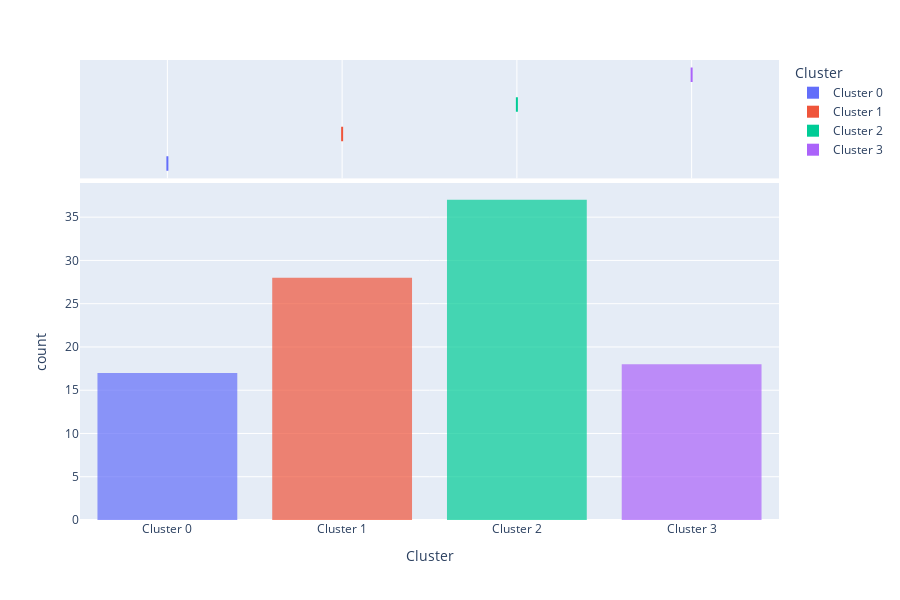

The notebook cell this image was saved under:
### Code cell
plot_model(best_model, plot = 'distribution') #to see size of clusters

### Figure 1 — Plotly figure (JSON) as saved in the notebook; plotly's stock layout.template omitted (floating-point values rounded to 4 significant figures; data arrays with more than 128 entries replaced by an {"elided": "..."} marker saying what was removed)
{"data": [{"alignmentgroup": "True", "bingroup": "x", "hovertemplate": "Cluster=%{x}<br>count=%{y}<extra></extra>", "legendgroup": "Cluster 0", "marker": {"color": "#636efa", "opacity": 0.7, "pattern": {"shape": ""}}, "name": "Cluster 0", "offsetgroup": "Cluster 0", "orientation": "v", "showlegend": true, "type": "histogram", "x": ["Cluster 0", "Cluster 0", "Cluster 0", "Cluster 0", "Cluster 0", "Cluster 0", "Cluster 0", "Cluster 0", "Cluster 0", "Cluster 0", "Cluster 0", "Cluster 0", "Cluster 0", "Cluster 0", "Cluster 0", "Cluster 0", "Cluster 0"], "xaxis": "x", "yaxis": "y"}, {"alignmentgroup": "True", "customdata": {"elided": "17x41 mixed values"}, "hovertemplate": "Cluster=%{x}<br>pendapatan=%{customdata[0]}<br>umur=%{customdata[1]}<br>pendapatan.1=%{customdata[2]}<br>saldo_tab=%{customdata[3]}<br>saldo_giro=%{customdata[4]}<br>saldo_deposito=%{customdata[5]}<br>kol_1=%{customdata[6]}<br>kol_2=%{customdata[7]}<br>kol_3=%{customdata[8]}<br>kol_4=%{customdata[9]}<br>kol_5=%{customdata[10]}<br>atm_trx=%{customdata[11]}<br>atm_nom=%{customdata[12]}<br>mobile_trx=%{customdata[13]}<br>mobile_nom=%{customdata[14]}<br>internet_trx=%{customdata[15]}<br>internet_nom=%{customdata[16]}<br>edc_trx=%{customdata[17]}<br>edc_nom=%{customdata[18]}<br>rtgs_trx=%{customdata[19]}<br>rtgs_nom=%{customdata[20]}<br>sknbi_trx=%{customdata[21]}<br>sknbi_nom=%{customdata[22]}<br>bifast_trx=%{customdata[23]}<br>bifast_nom=%{customdata[24]}<br>qris_trx=%{customdata[25]}<br>qris_nom=%{customdata[26]}<br>senti_neg=%{customdata[27]}<br>senti_positif=%{customdata[28]}<br>senti_netral=%{customdata[29]}<br>jml_like_1=%{customdata[30]}<br>jml_like_2=%{customdata[31]}<br>jml_like_3=%{customdata[32]}<br>jml_like_4=%{customdata[33]}<br>jml_like_5=%{customdata[34]}<br>jml_like_6=%{customdata[35]}<br>jml_like_7=%{customdata[36]}<br>jml_like_8=%{customdata[37]}<br>jml_like_9=%{customdata[38]}<br>jml_like_10=%{customdata[39]}<br>pekerjaan=%{customdata[40]}<extra></extra>", "legendgroup": "Cluster 0", "marker": {"color": "#636efa"}, "name": "Cluster 0", "notched": true, "offsetgroup": "Cluster 0", "showlegend": false, "type": "box", "x": ["Cluster 0", "Cluster 0", "Cluster 0", "Cluster 0", "Cluster 0", "Cluster 0", "Cluster 0", "Cluster 0", "Cluster 0", "Cluster 0", "Cluster 0", "Cluster 0", "Cluster 0", "Cluster 0", "Cluster 0", "Cluster 0", "Cluster 0"], "xaxis": "x2", "yaxis": "y2"}, {"alignmentgroup": "True", "bingroup": "x", "hovertemplate": "Cluster=%{x}<br>count=%{y}<extra></extra>", "legendgroup": "Cluster 1", "marker": {"color": "#EF553B", "opacity": 0.7, "pattern": {"shape": ""}}, "name": "Cluster 1", "offsetgroup": "Cluster 1", "orientation": "v", "showlegend": true, "type": "histogram", "x": ["Cluster 1", "Cluster 1", "Cluster 1", "Cluster 1", "Cluster 1", "Cluster 1", "Cluster 1", "Cluster 1", "Cluster 1", "Cluster 1", "Cluster 1", "Cluster 1", "Cluster 1", "Cluster 1", "Cluster 1", "Cluster 1", "Cluster 1", "Cluster 1", "Cluster 1", "Cluster 1", "Cluster 1", "Cluster 1", "Cluster 1", "Cluster 1", "Cluster 1", "Cluster 1", "Cluster 1", "Cluster 1"], "xaxis": "x", "yaxis": "y"}, {"alignmentgroup": "True", "customdata": {"elided": "28x41 mixed values"}, "hovertemplate": "Cluster=%{x}<br>pendapatan=%{customdata[0]}<br>umur=%{customdata[1]}<br>pendapatan.1=%{customdata[2]}<br>saldo_tab=%{customdata[3]}<br>saldo_giro=%{customdata[4]}<br>saldo_deposito=%{customdata[5]}<br>kol_1=%{customdata[6]}<br>kol_2=%{customdata[7]}<br>kol_3=%{customdata[8]}<br>kol_4=%{customdata[9]}<br>kol_5=%{customdata[10]}<br>atm_trx=%{customdata[11]}<br>atm_nom=%{customdata[12]}<br>mobile_trx=%{customdata[13]}<br>mobile_nom=%{customdata[14]}<br>internet_trx=%{customdata[15]}<br>internet_nom=%{customdata[16]}<br>edc_trx=%{customdata[17]}<br>edc_nom=%{customdata[18]}<br>rtgs_trx=%{customdata[19]}<br>rtgs_nom=%{customdata[20]}<br>sknbi_trx=%{customdata[21]}<br>sknbi_nom=%{customdata[22]}<br>bifast_trx=%{customdata[23]}<br>bifast_nom=%{customdata[24]}<br>qris_trx=%{customdata[25]}<br>qris_nom=%{customdata[26]}<br>senti_neg=%{customdata[27]}<br>senti_positif=%{customdata[28]}<br>senti_netral=%{customdata[29]}<br>jml_like_1=%{customdata[30]}<br>jml_like_2=%{customdata[31]}<br>jml_like_3=%{customdata[32]}<br>jml_like_4=%{customdata[33]}<br>jml_like_5=%{customdata[34]}<br>jml_like_6=%{customdata[35]}<br>jml_like_7=%{customdata[36]}<br>jml_like_8=%{customdata[37]}<br>jml_like_9=%{customdata[38]}<br>jml_like_10=%{customdata[39]}<br>pekerjaan=%{customdata[40]}<extra></extra>", "legendgroup": "Cluster 1", "marker": {"color": "#EF553B"}, "name": "Cluster 1", "notched": true, "offsetgroup": "Cluster 1", "showlegend": false, "type": "box", "x": ["Cluster 1", "Cluster 1", "Cluster 1", "Cluster 1", "Cluster 1", "Cluster 1", "Cluster 1", "Cluster 1", "Cluster 1", "Cluster 1", "Cluster 1", "Cluster 1", "Cluster 1", "Cluster 1", "Cluster 1", "Cluster 1", "Cluster 1", "Cluster 1", "Cluster 1", "Cluster 1", "Cluster 1", "Cluster 1", "Cluster 1", "Cluster 1", "Cluster 1", "Cluster 1", "Cluster 1", "Cluster 1"], "xaxis": "x2", "yaxis": "y2"}, {"alignmentgroup": "True", "bingroup": "x", "hovertemplate": "Cluster=%{x}<br>count=%{y}<extra></extra>", "legendgroup": "Cluster 2", "marker": {"color": "#00cc96", "opacity": 0.7, "pattern": {"shape": ""}}, "name": "Cluster 2", "offsetgroup": "Cluster 2", "orientation": "v", "showlegend": true, "type": "histogram", "x": ["Cluster 2", "Cluster 2", "Cluster 2", "Cluster 2", "Cluster 2", "Cluster 2", "Cluster 2", "Cluster 2", "Cluster 2", "Cluster 2", "Cluster 2", "Cluster 2", "Cluster 2", "Cluster 2", "Cluster 2", "Cluster 2", "Cluster 2", "Cluster 2", "Cluster 2", "Cluster 2", "Cluster 2", "Cluster 2", "Cluster 2", "Cluster 2", "Cluster 2", "Cluster 2", "Cluster 2", "Cluster 2", "Cluster 2", "Cluster 2", "Cluster 2", "Cluster 2", "Cluster 2", "Cluster 2", "Cluster 2", "Cluster 2", "Cluster 2"], "xaxis": "x", "yaxis": "y"}, {"alignmentgroup": "True", "customdata": {"elided": "37x41 mixed values"}, "hovertemplate": "Cluster=%{x}<br>pendapatan=%{customdata[0]}<br>umur=%{customdata[1]}<br>pendapatan.1=%{customdata[2]}<br>saldo_tab=%{customdata[3]}<br>saldo_giro=%{customdata[4]}<br>saldo_deposito=%{customdata[5]}<br>kol_1=%{customdata[6]}<br>kol_2=%{customdata[7]}<br>kol_3=%{customdata[8]}<br>kol_4=%{customdata[9]}<br>kol_5=%{customdata[10]}<br>atm_trx=%{customdata[11]}<br>atm_nom=%{customdata[12]}<br>mobile_trx=%{customdata[13]}<br>mobile_nom=%{customdata[14]}<br>internet_trx=%{customdata[15]}<br>internet_nom=%{customdata[16]}<br>edc_trx=%{customdata[17]}<br>edc_nom=%{customdata[18]}<br>rtgs_trx=%{customdata[19]}<br>rtgs_nom=%{customdata[20]}<br>sknbi_trx=%{customdata[21]}<br>sknbi_nom=%{customdata[22]}<br>bifast_trx=%{customdata[23]}<br>bifast_nom=%{customdata[24]}<br>qris_trx=%{customdata[25]}<br>qris_nom=%{customdata[26]}<br>senti_neg=%{customdata[27]}<br>senti_positif=%{customdata[28]}<br>senti_netral=%{customdata[29]}<br>jml_like_1=%{customdata[30]}<br>jml_like_2=%{customdata[31]}<br>jml_like_3=%{customdata[32]}<br>jml_like_4=%{customdata[33]}<br>jml_like_5=%{customdata[34]}<br>jml_like_6=%{customdata[35]}<br>jml_like_7=%{customdata[36]}<br>jml_like_8=%{customdata[37]}<br>jml_like_9=%{customdata[38]}<br>jml_like_10=%{customdata[39]}<br>pekerjaan=%{customdata[40]}<extra></extra>", "legendgroup": "Cluster 2", "marker": {"color": "#00cc96"}, "name": "Cluster 2", "notched": true, "offsetgroup": "Cluster 2", "showlegend": false, "type": "box", "x": ["Cluster 2", "Cluster 2", "Cluster 2", "Cluster 2", "Cluster 2", "Cluster 2", "Cluster 2", "Cluster 2", "Cluster 2", "Cluster 2", "Cluster 2", "Cluster 2", "Cluster 2", "Cluster 2", "Cluster 2", "Cluster 2", "Cluster 2", "Cluster 2", "Cluster 2", "Cluster 2", "Cluster 2", "Cluster 2", "Cluster 2", "Cluster 2", "Cluster 2", "Cluster 2", "Cluster 2", "Cluster 2", "Cluster 2", "Cluster 2", "Cluster 2", "Cluster 2", "Cluster 2", "Cluster 2", "Cluster 2", "Cluster 2", "Cluster 2"], "xaxis": "x2", "yaxis": "y2"}, {"alignmentgroup": "True", "bingroup": "x", "hovertemplate": "Cluster=%{x}<br>count=%{y}<extra></extra>", "legendgroup": "Cluster 3", "marker": {"color": "#ab63fa", "opacity": 0.7, "pattern": {"shape": ""}}, "name": "Cluster 3", "offsetgroup": "Cluster 3", "orientation": "v", "showlegend": true, "type": "histogram", "x": ["Cluster 3", "Cluster 3", "Cluster 3", "Cluster 3", "Cluster 3", "Cluster 3", "Cluster 3", "Cluster 3", "Cluster 3", "Cluster 3", "Cluster 3", "Cluster 3", "Cluster 3", "Cluster 3", "Cluster 3", "Cluster 3", "Cluster 3", "Cluster 3"], "xaxis": "x", "yaxis": "y"}, {"alignmentgroup": "True", "customdata": {"elided": "18x41 mixed values"}, "hovertemplate": "Cluster=%{x}<br>pendapatan=%{customdata[0]}<br>umur=%{customdata[1]}<br>pendapatan.1=%{customdata[2]}<br>saldo_tab=%{customdata[3]}<br>saldo_giro=%{customdata[4]}<br>saldo_deposito=%{customdata[5]}<br>kol_1=%{customdata[6]}<br>kol_2=%{customdata[7]}<br>kol_3=%{customdata[8]}<br>kol_4=%{customdata[9]}<br>kol_5=%{customdata[10]}<br>atm_trx=%{customdata[11]}<br>atm_nom=%{customdata[12]}<br>mobile_trx=%{customdata[13]}<br>mobile_nom=%{customdata[14]}<br>internet_trx=%{customdata[15]}<br>internet_nom=%{customdata[16]}<br>edc_trx=%{customdata[17]}<br>edc_nom=%{customdata[18]}<br>rtgs_trx=%{customdata[19]}<br>rtgs_nom=%{customdata[20]}<br>sknbi_trx=%{customdata[21]}<br>sknbi_nom=%{customdata[22]}<br>bifast_trx=%{customdata[23]}<br>bifast_nom=%{customdata[24]}<br>qris_trx=%{customdata[25]}<br>qris_nom=%{customdata[26]}<br>senti_neg=%{customdata[27]}<br>senti_positif=%{customdata[28]}<br>senti_netral=%{customdata[29]}<br>jml_like_1=%{customdata[30]}<br>jml_like_2=%{customdata[31]}<br>jml_like_3=%{customdata[32]}<br>jml_like_4=%{customdata[33]}<br>jml_like_5=%{customdata[34]}<br>jml_like_6=%{customdata[35]}<br>jml_like_7=%{customdata[36]}<br>jml_like_8=%{customdata[37]}<br>jml_like_9=%{customdata[38]}<br>jml_like_10=%{customdata[39]}<br>pekerjaan=%{customdata[40]}<extra></extra>", "legendgroup": "Cluster 3", "marker": {"color": "#ab63fa"}, "name": "Cluster 3", "notched": true, "offsetgroup": "Cluster 3", "showlegend": false, "type": "box", "x": ["Cluster 3", "Cluster 3", "Cluster 3", "Cluster 3", "Cluster 3", "Cluster 3", "Cluster 3", "Cluster 3", "Cluster 3", "Cluster 3", "Cluster 3", "Cluster 3", "Cluster 3", "Cluster 3", "Cluster 3", "Cluster 3", "Cluster 3", "Cluster 3"], "xaxis": "x2", "yaxis": "y2"}], "layout": {"barmode": "relative", "height": 600, "legend": {"title": {"text": "Cluster"}, "tracegroupgap": 0}, "margin": {"t": 60}, "xaxis": {"anchor": "y", "categoryarray": ["Cluster 0", "Cluster 1", "Cluster 2", "Cluster 3"], "categoryorder": "array", "domain": [0, 1], "title": {"text": "Cluster"}}, "xaxis2": {"anchor": "y2", "domain": [0, 1], "matches": "x", "showgrid": true, "showticklabels": false}, "yaxis": {"anchor": "x", "domain": [0, 0.7326], "title": {"text": "count"}}, "yaxis2": {"anchor": "x2", "domain": [0.7426, 1], "matches": "y2", "showgrid": false, "showline": false, "showticklabels": false, "ticks": ""}}}
